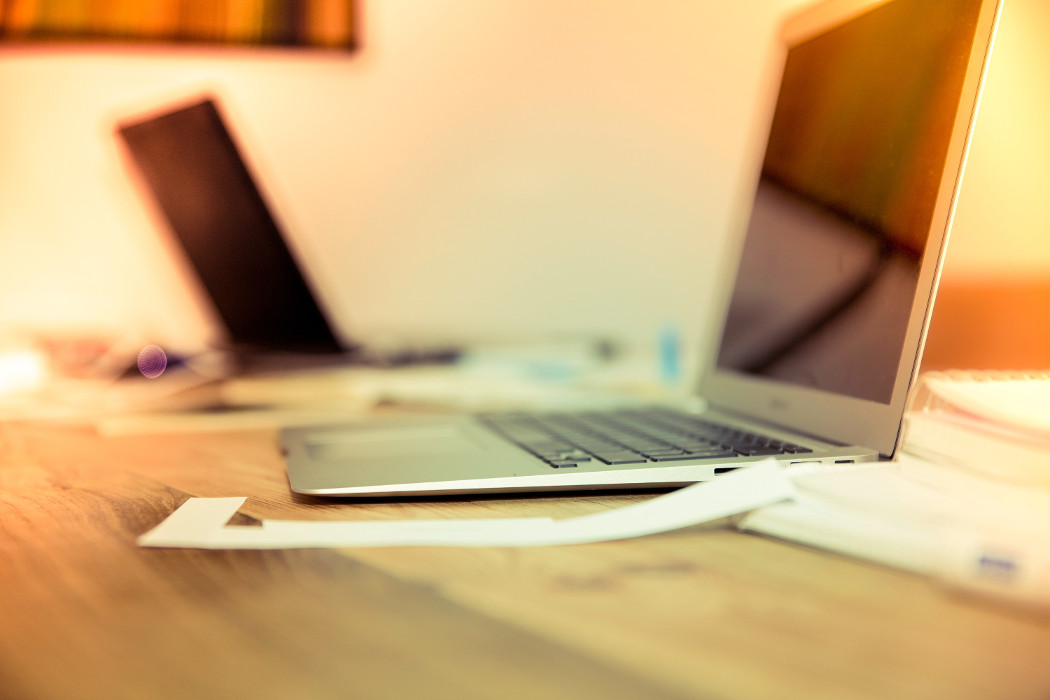
#> input picture phase_3/images/img1.jpg, 1050 x 700 px
$ python opencv_crop_image.py
#> lines starting #> are read from the running program, lines starting #| are printed output that depends on the picture
import cv2
import numpy as np

img = cv2.imread('images/img1.jpg')
#> img is the input picture: shape (700, 1050, 3); mean B, G, R 118.9, 170.3, 205.4
cropped = img[100:400, 100:400]  # Crop the image from (100, 100) to (400, 400)
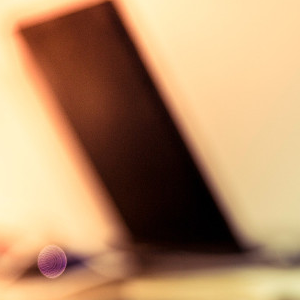
#> cropped: shape (300, 300, 3); mean B, G, R 104.4, 141.9, 181
cv2.imshow('Cropped Image', cropped)
cv2.waitKey(0)
cv2.destroyAllWindows()
